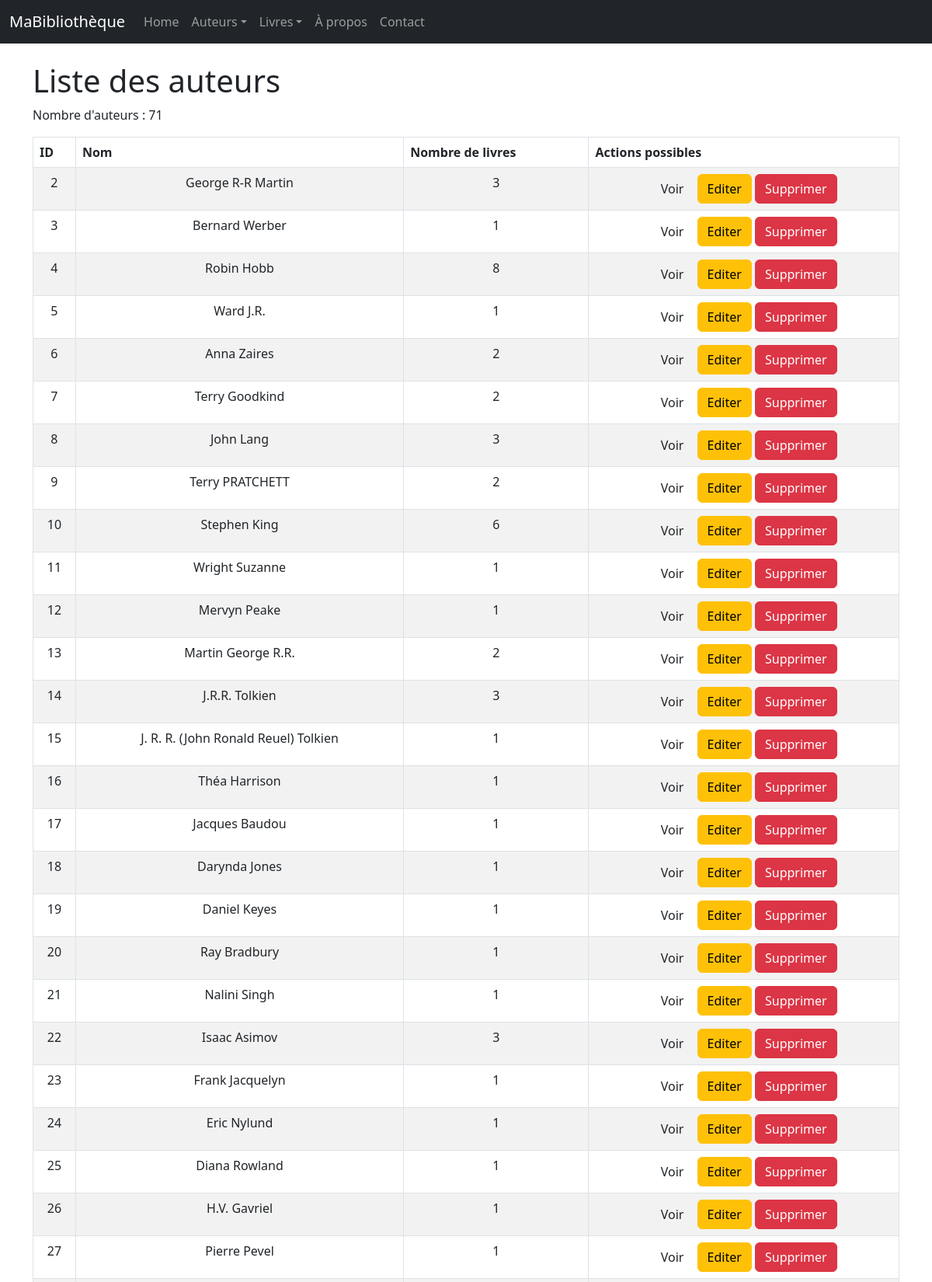
The page /auteurs/ (upper part) on the database its author committed.
### monApp/models.py (models this page shows, shortened)
class Auteur(db.Model):
    idA = db.Column( db.Integer, primary_key=True )
    Nom = db.Column( db.String(100) )

### monApp/views.py (the view)
@app.route('/auteurs/')
def getAuteurs():
     lesAuteurs = Auteur.query.all()
     return render_template('auteurs_list.html', title="R3.01 Dev Web avec Flask", auteurs=lesAuteurs)

### monApp/templates/auteurs_list.html (shortened to what this page needs)
{% extends "base.html" %}
{% block main %}
<h1>Liste des auteurs</h1>
<p>Nombre d'auteurs : {{ auteurs|length }}</p>
<table class="table table-striped table-bordered table-hover">
<thead>
<tr>
<th>ID</th>
<th>Nom</th>
<th>Nombre de livres</th>
<th>Actions possibles</th>
</tr>
</thead>
<tbody>
{% for unAuteur in auteurs %}
<tr>
<td>{{ unAuteur.idA }}</td>
<td>{{ unAuteur.Nom }}</td>
<td>{{ unAuteur.livres.count() }}</td>
<td><div class="task-controls">
<a href="{{ url_for('viewAuteur', idA=unAuteur.idA) }}" class="btn btn-nfo">
Voir </a>
<a href="{{ url_for('updateAuteur', idA=unAuteur.idA) }}" class="btn btn-warning">
Editer </a>
<a href="{{ url_for('deleteAuteur', idA=unAuteur.idA) }}" class="btn btn-danger">
Supprimer </a>
</div>
</td>
</tr>
{% endfor %}
</tbody>
</table>
{% endblock %}

### monApp/templates/base.html (shortened to what this page needs)
<html>
<head>
<link rel="stylesheet" href="{{ url_for('static', filename='css/style.css') }}">
<link href="https://cdn.jsdelivr.net/npm/bootstrap@5.3.0/dist/css/bootstrap.min.css" rel="stylesheet">
</head>
<body>
{% block navbar %}
<nav class="navbar navbar-expand-md navbar-dark bg-dark fixed-top">
        <div class="container-fluid">
<a class="navbar-brand">MaBibliothèque</a>
      <div class="collapse navbar-collapse" id="mainNavbar">
<ul class="navbar-nav me-auto mb-2 mb-md-0">
      <li class="nav-item"><a class="nav-link" href="{{ url_for('index') }}">Home</a></li>
      <li class="nav-item dropdown"><a class="nav-link dropdown-toggle" href="#"
            id="auteursDropdown" role="button" data-bs-toggle="dropdown"
            aria-expanded="false">Auteurs</a>
      </li>
      <li class="nav-item dropdown"><a class="nav-link dropdown-toggle" href="#"
            id="livresDropdown" role="button" data-bs-toggle="dropdown"
            aria-expanded="false">Livres</a>
      </li>
      <li class="nav-item"><a class="nav-link" href="{{ url_for('getabout') }}">À propos</a>
      </li>
      <li class="nav-item"><a class="nav-link" href="{{ url_for('getcontact') }}">Contact</a>
      </li>
</ul>
      </div>
</div>
      </nav> {% endblock %}
       {% block content %}
<main role=" main" class=" container">
       {% block main %}{% endblock %}
</main>
       {% endblock %}
      </body>
</html>

### monApp/static/css/style.css (style rules this page uses)
h1 { color: red; }
td, th { padding: 0.5em; text-align: center; border-collapse:initial; border: thin solid black; }
body { font-family: sans-serif; }

### rows shown on the page
Auteur: idA "2", Nom "George R-R Martin", livres.count "3"
Auteur: idA "3", Nom "Bernard Werber", livres.count "1"
Auteur: idA "4", Nom "Robin Hobb", livres.count "8"
Auteur: idA "5", Nom "Ward J.R.", livres.count "1"
Auteur: idA "6", Nom "Anna Zaires", livres.count "2"
Auteur: idA "7", Nom "Terry Goodkind", livres.count "2"
Auteur: idA "8", Nom "John Lang", livres.count "3"
Auteur: idA "9", Nom "Terry PRATCHETT", livres.count "2"
Auteur: idA "10", Nom "Stephen King", livres.count "6"
Auteur: idA "11", Nom "Wright Suzanne", livres.count "1"
Auteur: idA "12", Nom "Mervyn Peake", livres.count "1"
Auteur: idA "13", Nom "Martin George R.R.", livres.count "2"
Auteur: idA "14", Nom "J.R.R. Tolkien", livres.count "3"
Auteur: idA "15", Nom "J. R. R. (John Ronald Reuel) Tolkien", livres.count "1"
Auteur: idA "16", Nom "Théa Harrison", livres.count "1"
Auteur: idA "17", Nom "Jacques Baudou", livres.count "1"
Auteur: idA "18", Nom "Darynda Jones", livres.count "1"
Auteur: idA "19", Nom "Daniel Keyes", livres.count "1"
Auteur: idA "20", Nom "Ray Bradbury", livres.count "1"
Auteur: idA "21", Nom "Nalini Singh", livres.count "1"
Auteur: idA "22", Nom "Isaac Asimov", livres.count "3"
Auteur: idA "23", Nom "Frank Jacquelyn", livres.count "1"
Auteur: idA "24", Nom "Eric Nylund", livres.count "1"
Auteur: idA "25", Nom "Diana Rowland", livres.count "1"
Auteur: idA "26", Nom "H.V. Gavriel", livres.count "1"
Auteur: idA "27", Nom "Pierre Pevel", livres.count "1"

### other values the page prints
{{ auteurs|length }} "71"
